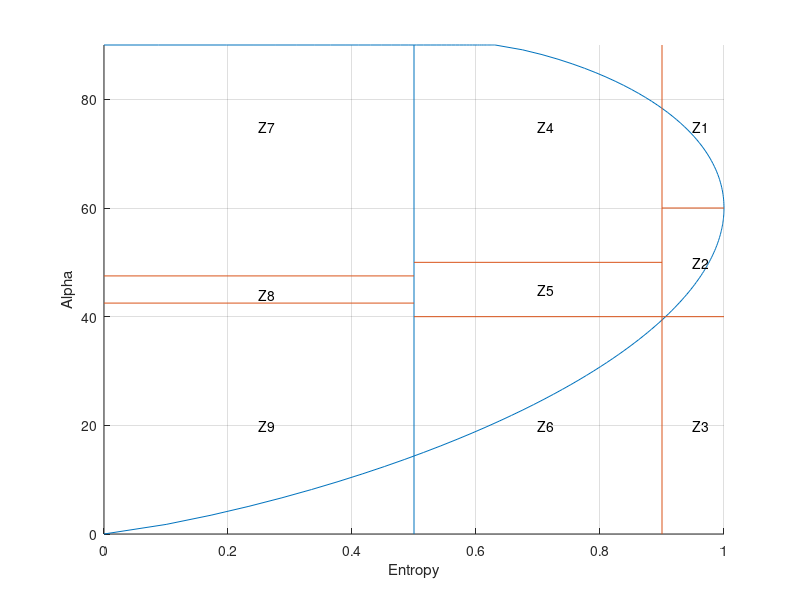

Here is the MATLAB script that generated this plot: (Note: this script raises an error after producing the figure.)

%% H-Alpha curve
m = 0:0.01:1;
[x,y] = size(m);
%% Curve -1 --Lower curve
%log3(9) = log10(9) / log10(3)

for i = 1:y
    H1(i) = ((-1)/(1+2*m(i)))*(log10(power(m(i),2*m(i))/power((1+2*m(i)),(1+2*m(i))))/log10(3));
    a1(i) = (m(i)*180)/(2*m(i)+1);
end
figure
line(H1,a1)
hold on
%% Curve -II
%%limit-1 0<m<0.5
m = 0:0.01:0.5;
[x,y] = size(m);
for i = 1:y
    H21(i) = ((-1)/(1+2*m(i)))*(log10(power(2*m(i),2*m(i))/power((1+2*m(i)),(1+2*m(i))))/log10(3));
    a21(i) = 180/2;
end
line(H21,a21)

%%limit-1 0.5<m<1
m = 0.5:0.01:1;
[x,y] = size(m);
for i = 1:y
    H22(i) = ((-1)/(1+2*m(i)))*(log10(power((2*m(i)-1),(2*m(i)-1))/power((1+2*m(i)),(1+2*m(i))))/log10 (3));
    a22(i) = 180/(1+2*m(i));
end
line(H22,a22)

%% Zone boundaries
axis([0 1 0 90])
% line([x1 x2],[y1 y2])
hold on
plot([0.5 0.5],[0 90])
hold on
line([0.9 0.9],[0 90])
hold on
line([0 0.5],[42.5 42.5])
hold on
line([0 0.5],[47.5 47.5])
hold on
line([0.5 0.9],[40 40])
hold on
line([0.5 0.9],[50 50])
hold on
line([0.9 1.0],[40 40])
hold on
line([0.9 1.0],[60 60])
%-------------------------------------------------------------------------
% zone tagging
text(0.95,75,{'Z1'});
text(0.95,50,{'Z2'});
text(0.95,20,{'Z3'});
text(0.70,75,{'Z4'});
text(0.70,45,{'Z5'});
text(0.70,20,{'Z6'});
text(0.25,75,{'Z7'});
text(0.25,44,{'Z8'});
text(0.25,20,{'Z9'});
%-----------------------------------
grid on;
xlabel('Entropy');
ylabel('Alpha');




%% Plotting with different beta 0<b<90
%%
b1 = 10;
[alphaC1,HC1] = xbragg(b1);
%% Plotting with varying eps
line(HC1,alphaC1,'Color','red','LineStyle','-','LineWidth',1.2)
text(max(HC1),max(alphaC1),num2str('\beta=10'))

%%
b1 = 20;
[alphaC1,HC1] = xbragg(b1);
%% Plotting with varying eps
line(HC1,alphaC1,'Color','red','LineStyle','-','LineWidth',1.2)
text(max(HC1),max(alphaC1),num2str('\beta=20'))

%%
b1 = 40;
[alphaC1,HC1] = xbragg(b1);
%% Plotting with varying eps
line(HC1,alphaC1,'Color','red','LineStyle','-','LineWidth',1.2)
text(max(HC1),max(alphaC1),num2str('\beta=40'))

%%
b1 = 60;
[alphaC1,HC1] = xbragg(b1);
%% Plotting with varying eps
line(HC1,alphaC1,'Color','red','LineStyle','-','LineWidth',1.2)
text(max(HC1),max(alphaC1),num2str('\beta=60'))

%%
b1 = 70;
[alphaC1,HC1] = xbragg(b1);
%% Plotting with varying eps
line(HC1,alphaC1,'Color','red','LineStyle','-','LineWidth',1.2)
text(max(HC1),max(alphaC1),num2str('\beta=70'))

%%
b1 = 80;
[alphaC1,HC1] = xbragg(b1);
%% Plotting with varying eps
line(HC1,alphaC1,'Color','red','LineStyle','-','LineWidth',1.2)
text(max(HC1),max(alphaC1),num2str('\beta=80'))

%%
b1 = 90;
[alphaC1,HC1] = xbragg(b1);
%% Plotting with varying eps
line(HC1,alphaC1,'Color','red','LineStyle','-','LineWidth',1.2)
text(max(HC1),max(alphaC1),num2str('\beta=90'))
